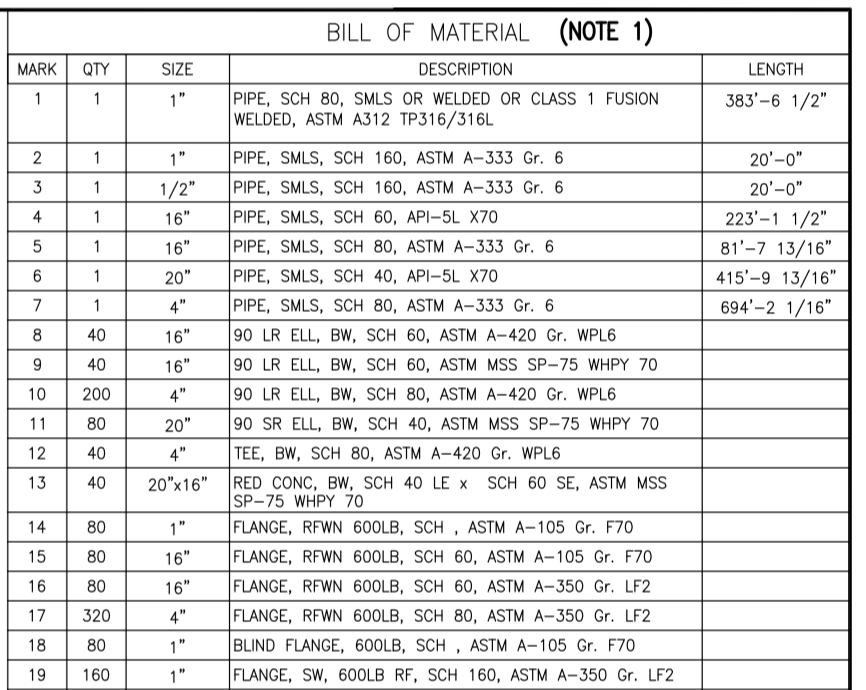
#> input picture OCR/sample.png, 866 x 690 px
$ python pyocr.py   (Python 2 division)
#> lines starting #> are read from the running program, lines starting #| are printed output that depends on the picture
#> further down, img is the input picture: PIL image 866x690 RGBA; mean R, G, B, A 230.4, 230.4, 230.4, 255
# -*- coding: utf-8 -*-

#使用requests访问ocr.space,获取图像识别结果
def ocr_space_file(filename, overlay=True, api_key='helloworld', language='eng'):
    import requests
    payload = {'isOverlayRequired': overlay,
               'apikey': api_key,
               'language': language,
               }
    with open(filename, 'rb') as f:
        r = requests.post('https://api.ocr.space/parse/image',
                          files={filename: f},
                          data=payload,
                          )
    return r.content.decode()

def get_data_with_re(json_file):
    '''
    使用正则表达式提取返回文件中的字符信息
    返回格式如下：
    [
        [Left,Top,WordText,Height,Width],
        [Left,Top,WordText,Height,Width],
        ...
    ]
    '''
#> called with json_file = 'sample.json'
    import re
    import json
    words = []
    with open(json_file,'r') as f:
#> (reads OCR/sample.json from the repository)
        lines = re.findall(r'{"WordText".+?}',f.read())
    for line in lines:
        word = json.loads(line)
        words.append([word['Left'],word['Top'],word['WordText'],word['Height'],word['Width']])
    return words

def plotHistogram(x):
    '''
    输出频率分布柱状图
    '''
    import numpy as np
    bins = np.arange(min(x),max(x),1)
    data =  plt.hist(x,bins=bins)
    plt.xlabel('Value')
    plt.xlim(min(x)-10,max(x)+10)
    plt.ylabel('Frequency')
    plt.title('Frequency Count')
    plt.show()
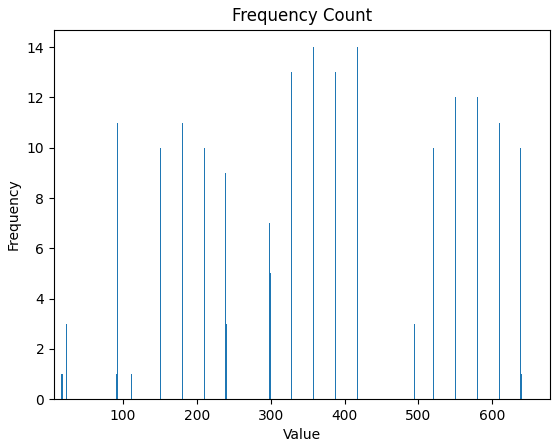
#> figure drawn by matplotlib, 1 panel
    return data

if __name__ == '__main__':
    ##obtain json file form api
    #test_file = ocr_space_file(filename='sample.png')
    #with open('sample.json','w') as f:
    #    f.write(test_file)

    import json
    import matplotlib.pyplot as plt
    from PIL import Image
    img = Image.open('sample.png')

    #获取解析后的json data
    words = get_data_with_re('sample.json')

    #获取x，y，Height的数据集
    xPositions = [(lambda x:x[0])(x) for x in words]
    yPositions = [(lambda x:x[1])(x) for x in words]
    Heights = [(lambda x:x[3])(x) for x in words]

    import collections
    c = collections.Counter(yPositions)
    yPosCount = zip(c.keys(),c.values())
    print sorted(yPosCount,key = lambda x:x[0])

    #绘制柱状图
    plotHistogram(yPositions)


# [12 lines of commented-out code are left out]
